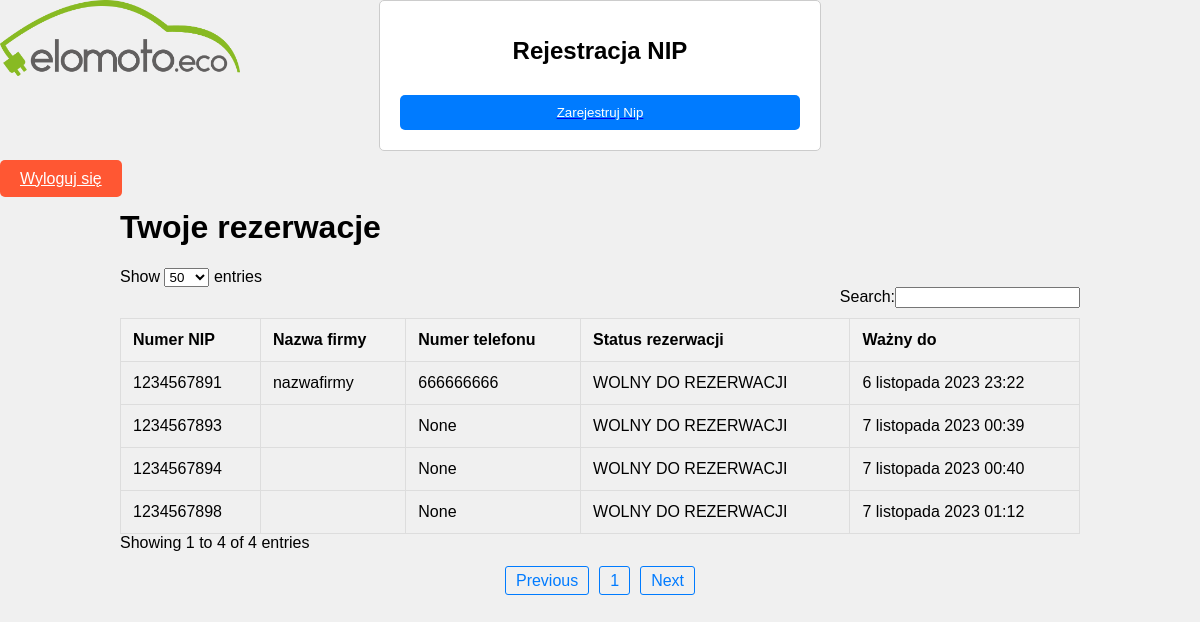
The page /user_nip_list/ (signed in) on the database as committed earlier.
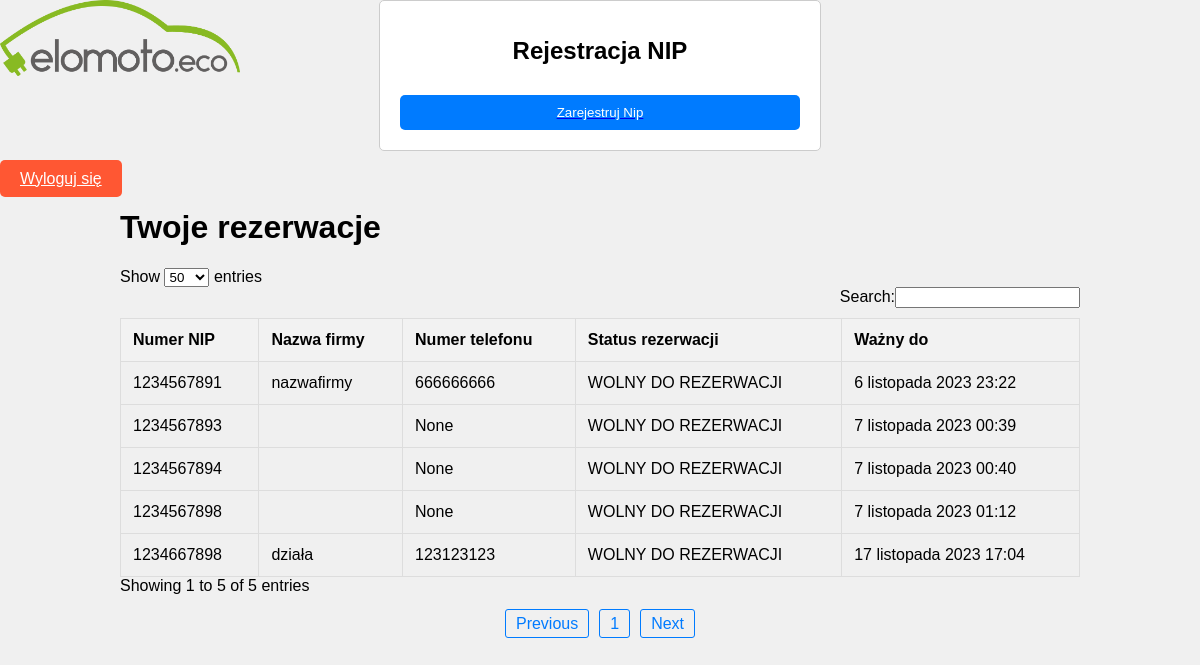
The same page on the database as committed later.
### rezerwacja_nip_app/models.py (models this page shows, shortened)
class NIPRecord(models.Model):
    nip = models.IntegerField(
        validators=[
            MinValueValidator(1000000000, message="NIP must be a 10-digit number."),
            MaxValueValidator(9999999999, message="NIP must be a 10-digit number.")
        ],
        unique=True
    )
    nazwa = models.CharField(max_length=255)
    email_uzytkownika = models.EmailField(default="")
    numer_telefonu_klienta = models.CharField(max_length=9, blank=True, null=True)
    data_poczatkowa = models.DateTimeField(default=timezone.now)
    data_koncowa = models.DateTimeField()
    STATUS_CHOICES = (
        ('WOLNY', 'Wolny do rezerwacji'),
        ('ZABLOKOWANY', 'Zablokowany'),
        ('WYGASLO', 'Rezerwacja wygasła'),
    )
    status = models.CharField(max_length=11, choices=STATUS_CHOICES)

### rezerwacja_nip_app/views.py (the view)
# urls.py: path('user_nip_list/', views.user_nip_list, name='user_nip_list'),
@login_required
def user_nip_list(request):
    user_nips = NIPRecord.objects.filter(email_uzytkownika=request.user.email)
    return render(request, 'user_nip_list.html', {'user_nips': user_nips})

### templates/user_nip_list.html (shortened to what this page needs)
{%  load static %}
<!doctype html>
<html lang=pl>
<head>
</head>
<body>
{% block content %}
<header>
    <div id="logo">
        {% load static %}
        <img src="{% static 'elomoto.eco-logo-final.png' %}" alt="Company Log" id="img">
    </div>
    <div class="registration-form-container" id="rejestracja">
        <h1 class="registration-header">Rejestracja NIP</h1>
        <div class="registration-form">
        <a href="{% url 'register_nip' %}" class="registration-form"><button class="registration-button">Zarejestruj Nip</button></a>
        </div>
    </div>
    {% if user.is_authenticated %}
        <a href="{% url 'logout' %}" class="logout-button">Wyloguj się</a>
    {% endif %}
</header>
    <div id="lista">
        <h1>Twoje rezerwacje</h1>
        <div class="dataTableWrapper">
            <table id="nipTable">
                <thead>
                    <tr>
                        <th>Numer NIP</th>
                        <th>Nazwa firmy</th>
                        <th>Numer telefonu</th>
                        <th>Status rezerwacji</th>
                        <th>Ważny do</th>
                    </tr>
                </thead>
                <tbody>
                    {% for nip in user_nips %}
                    <tr>
                        <td>{{ nip.nip }}</td>
                        <td>{{ nip.nazwa }}</td>
                        <td>{{ nip.numer_telefonu_klienta }}</td>
                        <td>{{ nip.status }}</td>
                        <td>{{ nip.data_koncowa }}</td>
                    </tr>
                    {% endfor %}
                </tbody>
            </table>
        </div>
    </div>
    {% endblock %}
</body>
</html>

Rows that differ between the two databases and show on the page:
added NIPRecord: nip "1234667898", nazwa "działa", numer_telefonu_klienta "123123123", status "WOLNY DO REZERWACJI", data_koncowa "17 listopada 2023 17:04"
Other text that changed with them:
text written by a page script: "Show entries Search: Showing 1 to 4 of 4 entries Previous 1 Next" → "Show entries Search: Showing 1 to 5 of 5 entries Previous 1 Next"
